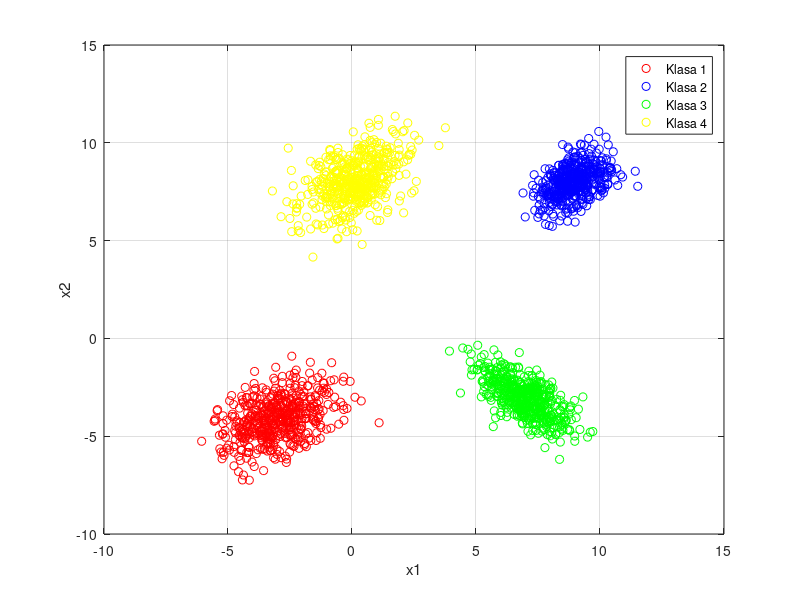
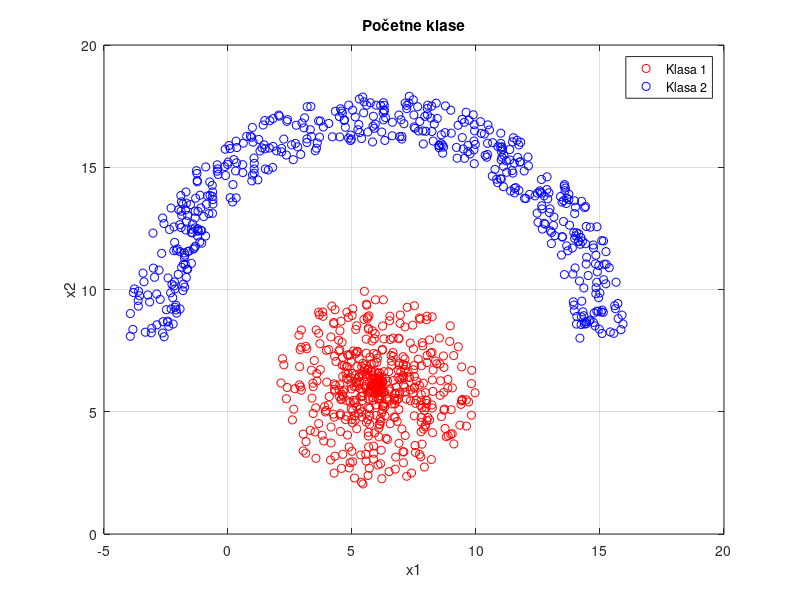

Write MATLAB code to recreate these figures, in order.
clear all;
close all;
clc;

M1 = [-3 -4]';
M2 = [9,8]';
M3 = [7,-3]';
M4 = [0, 8]';
S1 = [1.2 0.5; 0.5 1.2];
S2 = [0.6 0.2; 0.2 0.6];
S3 = [1 -0.7; -0.7 1];
S4 = [1.3 0.5; 0.5 1.3];

N = 500;K = 4;
X1 = mvnrnd(M1,S1,N)';
X2 = mvnrnd(M2,S2,N)';
X3 = mvnrnd(M3,S3,N)';
X4 = mvnrnd(M4,S4,N)';

figure();
plot(X1(1,:), X1(2,:), 'ro', X2(1,:), X2(2,:), 'bo', X3(1,:), X3(2,:), 'go', X4(1,:), X4(2,:), 'yo');
legend('Klasa 1', 'Klasa 2', 'Klasa 3', 'Klasa 4');
xlabel('x1');ylabel('x2');
grid on;

%% C-mean


ll = zeros(1,10);
for k =1:10
pom = rand(1,4*N);
X11 = X1(:,1:20);
X21 = X2(:,1:20);
X31 = X3(:,1:20);
X41 = X4(:,1:20);


for i=20:N
    if pom(i)<0.25
        X11 = [X11 X1(:,i)];
    elseif pom(i)>=0.25 && pom(i)<0.5
        X21 = [X21 X1(:,i)];
    elseif pom(i)>=0.5 && pom(i)<0.75
        X31 = [X31 X1(:,i)];
    else
        X41 = [X41 X1(:,i)];
    end
end
for i=20:N
    if pom(i)<0.25
        X11 = [X11 X2(:,i)];
    elseif pom(i)>=0.25 && pom(i)<0.5
        X21 = [X21 X2(:,i)];
    elseif pom(i)>=0.5 && pom(i)<0.75
        X31 = [X31 X2(:,i)];
    else
        X41 = [X41 X2(:,i)];
    end
end
for i=20:N
    if pom(i)<0.25
        X11 = [X11 X3(:,i)];
    elseif pom(i)>=0.25 && pom(i)<0.5
        X21 = [X21 X3(:,i)];
    elseif pom(i)>=0.5 && pom(i)<0.75
        X31 = [X31 X3(:,i)];
    else
        X41 = [X41 X3(:,i)];
    end
end
for i=20:N
    if pom(i)<0.25
        X11 = [X11 X4(:,i)];
    elseif pom(i)>=0.25 && pom(i)<0.5
        X21 = [X21 X4(:,i)];
    elseif pom(i)>=0.5 && pom(i)<0.75
        X31 = [X31 X4(:,i)];
    else
        X41 = [X41 X4(:,i)];
    end
end

%{
figure();
plot(X11(1,:), X11(2,:), 'ro', X21(1,:), X21(2,:), 'bo', X31(1,:), X31(2,:), 'go', X41(1,:), X41(2,:), 'yo');
legend('Klasa 1', 'Klasa 2', 'Klasa 3', 'Klasa 4');
xlabel('x1');ylabel('x2');
grid on;
title('Početna klasterizacija');
%}

N1 = length(X11);
N2 = length(X21);
N3 = length(X31);
N4 = length(X41);

M1 = mean(X11,2);
M2 = mean(X21,2);
M3 = mean(X31,2);
M4 = mean(X41,2);

lmax = 20;
reklas = 1;
l = 1;


while (l<lmax) && reklas
    X1pom = [];
    X2pom = [];
    X3pom = [];
    X4pom = [];
    reklas = 0;

    for i=1:N1
        d1 = sum((X11(:,i)-M1).^2);
        d2 = sum((X11(:,i)-M2).^2);
        d3 = sum((X11(:,i)-M3).^2);
        d4 = sum((X11(:,i)-M4).^2);
        if d1==min([d1 d2 d3 d4])
            X1pom = [X1pom X11(:,i)];
        elseif d2==min([d1 d2 d3 d4])
            X2pom = [X2pom X11(:,i)];
            reklas = 1;
        elseif d3==min([d1 d2 d3 d4])
            X3pom = [X3pom X11(:,i)];
            reklas = 1;
        else
            X4pom = [X4pom X11(:,i)];
            reklas = 1;
        end
    end
    for i=1:N2
        d1 = sum((X21(:,i)-M1).^2);
        d2 = sum((X21(:,i)-M2).^2);
        d3 = sum((X21(:,i)-M3).^2);
        d4 = sum((X21(:,i)-M4).^2);
        if d1==min([d1 d2 d3 d4])
            X1pom = [X1pom X21(:,i)];
            reklas = 1;
        elseif d2==min([d1 d2 d3 d4])
            X2pom = [X2pom X21(:,i)];
        elseif d3==min([d1 d2 d3 d4])
            X3pom = [X3pom X21(:,i)];
            reklas = 1;
        else
            X4pom = [X4pom X21(:,i)];
            reklas = 1;
        end
    end
    for i=1:N3
        d1 = sum((X31(:,i)-M1).^2);
        d2 = sum((X31(:,i)-M2).^2);
        d3 = sum((X31(:,i)-M3).^2);
        d4 = sum((X31(:,i)-M4).^2);
        if d1==min([d1 d2 d3 d4])
            X1pom = [X1pom X31(:,i)];
            reklas = 1;
        elseif d2==min([d1 d2 d3 d4])
            X2pom = [X2pom X31(:,i)];
            reklas = 1;
        elseif d3==min([d1 d2 d3 d4])
            X3pom = [X3pom X31(:,i)];
        else
            X4pom = [X4pom X31(:,i)];
            reklas = 1;
        end
    end
    for i=1:N4
        d1 = sum((X41(:,i)-M1).^2);
        d2 = sum((X41(:,i)-M2).^2);
        d3 = sum((X41(:,i)-M3).^2);
        d4 = sum((X41(:,i)-M4).^2);
        if d1==min([d1 d2 d3 d4])
            X1pom = [X1pom X41(:,i)];
            reklas = 1;
        elseif d2==min([d1 d2 d3 d4])
            X2pom = [X2pom X41(:,i)];
            reklas = 1;
        elseif d3==min([d1 d2 d3 d4])
            X3pom = [X3pom X41(:,i)];
            reklas = 1;
        else
            X4pom = [X4pom X41(:,i)];
        end
    end
    clear X11 X21 X31 X41
    X11 = X1pom;
    X21 = X2pom;
    X31 = X3pom;
    X41 = X4pom;
    
    %{
    figure();
    plot(X11(1,:), X11(2,:), 'ro', X21(1,:), X21(2,:), 'bo', X31(1,:), X31(2,:), 'go', X41(1,:), X41(2,:), 'yo');
    legend('Klasa 1', 'Klasa 2', 'Klasa 3', 'Klasa 4');
    xlabel('x1');ylabel('x2');
    grid on;
    title(['Klasterizacija broj' num2str(l)]);
    pause
    %}

    N1 = length(X11);
    N2 = length(X21);
    N3 = length(X31);
    N4 = length(X41);

    M1 = mean(X11,2);
    M2 = mean(X21,2);
    M3 = mean(X31,2);
    M4 = mean(X41,2);
    l = l + 1;
end
ll(k) = l;
end
l_avg = mean(ll);

%% C-mean sa 2 predefinisana klastera
%i ovde i gore ako ne pripomognem na pocetku gore zabode a ovde iscrpi sve
%iteracije jer ima poneki odbirak koj uporno nece lepo da se klasifikuje pa
%im dajem pripomoc
ll = zeros(1,10);
for k =1:10
pom = rand(1,4*N);
X11 = [X1(:,1:10) X3(:,1:10)];
X21 = [X2(:,1:10) X4(:,1:10)];


for i=10:N
    if pom(i)<0.5
        X11 = [X11 X1(:,i)];
    else
        X21 = [X21 X1(:,i)];
    end
end
for i=10:N
    if pom(i)<0.5
        X11 = [X11 X2(:,i)];
    else
        X21 = [X21 X2(:,i)];
    end

end
for i=10:N
    if pom(i)<0.5
        X11 = [X11 X3(:,i)];
    else
        X21 = [X21 X3(:,i)];
    end
end
for i=10:N
    if pom(i)<0.5
        X11 = [X11 X4(:,i)];
    else
        X21 = [X21 X4(:,i)];
    end
end

%{

figure();
plot(X11(1,:), X11(2,:), 'ro', X21(1,:), X21(2,:), 'bo');
legend('Klasa 1', 'Klasa 2');
xlabel('x1');ylabel('x2');
grid on;
title('Početna klasterizacija');

%}

N1 = length(X11);
N2 = length(X21);

M1 = mean(X11,2);
M2 = mean(X21,2);

lmax = 20;
reklas = 1;
l = 1;


while (l<lmax) && reklas
    X1pom = [];
    X2pom = [];
    reklas = 0;

    for i=1:N1
        d1 = sum((X11(:,i)-M1).^2);
        d2 = sum((X11(:,i)-M2).^2);
        if d1<d2
            X1pom = [X1pom X11(:,i)];
        else
            X2pom = [X2pom X11(:,i)];
            reklas = 1;
        end
    end
    for i=1:N2
        d1 = sum((X21(:,i)-M1).^2);
        d2 = sum((X21(:,i)-M2).^2);
        if d1<d2
            X1pom = [X1pom X21(:,i)];
            reklas = 1;
        else
            X2pom = [X2pom X21(:,i)];
        end
    end
    clear X11 X21
    X11 = X1pom;
    X21 = X2pom;
    
    
    %{

    figure();
    plot(X11(1,:), X11(2,:), 'ro', X21(1,:), X21(2,:) ,'bo');
    legend('Klasa 1', 'Klasa 2');
    xlabel('x1');ylabel('x2');
    grid on;
    title(['Klasterizacija broj' num2str(l)]);
    pause
   
    %}
    

    N1 = length(X11);
    N2 = length(X21);

    M1 = mean(X11,2);
    M2 = mean(X21,2);
    l = l + 1;
end
ll(k) = l;
end
l_avg = mean(ll);



%% Metod kvadratne dekompozicije
close all;
clear all;
clc;

N = 500;
C = [6; 6];
R = 4*rand(1,N);
Teta = 2*pi*rand(1,N);
X = [R.*cos(Teta); R.*sin(Teta)];
X = X+C*ones(1,N);

C = [6; 8];
R = 8 + 2*rand(1,N);
Teta = pi*rand(1,N);
Y = [R.*cos(Teta); R.*sin(Teta)];
Y = Y+C*ones(1,N);

figure();
plot(X(1,:), X(2,:), 'ro', Y(1,:), Y(2,:) ,'bo');
legend('Klasa 1', 'Klasa 2');
xlabel('x1');ylabel('x2');
grid on;
title('Početne klase');

%% dve klase
ll = zeros(1,10);
for k =1:10
pom = rand(1,2*N);
X1 = [X(:,1:100)];
X2 = [Y(:,1:100)];


for i=100:N
    if pom(i)<0.5
        X1 = [X1 X(:,i)];
    else
        X2 = [X2 X(:,i)];
    end
end
for i=100:N
    if pom(i)<0.5
        X1 = [X1 Y(:,i)];
    else
        X2 = [X2 Y(:,i)];
    end

end

%{

figure();
plot(X1(1,:), X1(2,:), 'ro', X2(1,:), X2(2,:), 'bo');
legend('Klasa 1', 'Klasa 2');
xlabel('x1');ylabel('x2');
grid on;
title('Početna klasterizacija');

%}

N1 = length(X1);
N2 = length(X2);
P1 = N1/(2*N);
P2 = N2/(2*N);
M1 = mean(X1,2);
M2 = mean(X2,2);
S1 = cov(X1');
S2 = cov(X2');

lmax = 20;
reklas = 1;
l = 1;


while (l<lmax) && reklas
    X1pom = [];
    X2pom = [];
    reklas = 0;

    for i=1:N1
        d1 = 0.5*(X1(:,i)-M1)'*S1^(-1)*(X1(:,i)-M1) + 0.5*log(det(S1)) - 0.5*log(P1);
        d2 = 0.5*(X1(:,i)-M2)'*S2^(-1)*(X1(:,i)-M2) + 0.5*log(det(S2)) - 0.5*log(P2);
        if d1<d2
            X1pom = [X1pom X1(:,i)];
        else
            X2pom = [X2pom X1(:,i)];
            reklas = 1;
        end
    end
    for i=1:N2
        d1 = 0.5*(X2(:,i)-M1)'*S1^(-1)*(X2(:,i)-M1) + 0.5*log(det(S1)) - 0.5*log(P1);
        d2 = 0.5*(X2(:,i)-M2)'*S2^(-1)*(X2(:,i)-M2) + 0.5*log(det(S2)) - 0.5*log(P2);
        if d1<d2
            X1pom = [X1pom X2(:,i)];
            reklas = 1;
        else
            X2pom = [X2pom X2(:,i)];
        end
    end
    clear X1 X2
    X1 = X1pom;
    X2 = X2pom;
    
    
    %{

    figure();
    plot(X1(1,:), X1(2,:), 'ro', X2(1,:), X2(2,:) ,'bo');
    legend('Klasa 1', 'Klasa 2');
    xlabel('x1');ylabel('x2');
    grid on;
    title(['Klasterizacija broj' num2str(l)]);
    pause

    %}
    

    N1 = length(X1);
    N2 = length(X2);
    P1 = N1/(2*N);
    P2 = N2/(2*N);
    M1 = mean(X1,2);
    M2 = mean(X2,2);
    S1 = cov(X1');
    S2 = cov(X2');
    l = l + 1;
end
ll(k) = l;
end
l_avg = mean(ll);

%% cetiri klase

ll = zeros(1,10);
for k =1:10
pom = rand(1,4*N);
X1 = X(:,1:100);
X2 = X(:,101:200);
X3 = Y(:,1:100);
X4 = Y(:,101:200);


for i=200:N
    if pom(i)<0.25
        X1 = [X1 X(:,i)];
    elseif pom(i)>=0.25 && pom(i)<0.5
        X2 = [X2 X(:,i)];
    elseif pom(i)>=0.5 && pom(i)<0.75
        X3 = [X3 X(:,i)];
    else
        X4 = [X4 X(:,i)];
    end
end
for i=200:N
    if pom(i)<0.25
        X1 = [X1 Y(:,i)];
    elseif pom(i)>=0.25 && pom(i)<0.5
        X2 = [X2 Y(:,i)];
    elseif pom(i)>=0.5 && pom(i)<0.75
        X3 = [X3 Y(:,i)];
    else
        X4 = [X4 Y(:,i)];
    end
end


%{

figure();
plot(X1(1,:), X1(2,:), 'ro', X2(1,:), X2(2,:), 'bo', X3(1,:), X3(2,:), 'go', X4(1,:), X4(2,:), 'yo');
legend('Klasa 1', 'Klasa 2', 'Klasa 3', 'Klasa 4');
xlabel('x1');ylabel('x2');
grid on;
title('Početna klasterizacija');

%}

N1 = length(X1);
N2 = length(X2);
N3 = length(X3);
N4 = length(X4);
P1 = N1/(2*N);
P2 = N2/(2*N);
P3 = N3/(2*N);
P4 = N4/(2*N);
M1 = mean(X1,2);
M2 = mean(X2,2);
M3 = mean(X3,2);
M4 = mean(X4,2);
S1 = cov(X1');
S2 = cov(X2');
S3 = cov(X3');
S4 = cov(X4');

lmax = 20;
reklas = 1;
l = 1;


while (l<lmax) && reklas
    X1pom = [];
    X2pom = [];
    X3pom = [];
    X4pom = [];
    reklas = 0;

    for i=1:N1
        d1 = 0.5*(X1(:,i)-M1)'*S1^(-1)*(X1(:,i)-M1) + 0.5*log(det(S1)) - 0.5*log(P1);
        d2 = 0.5*(X1(:,i)-M2)'*S2^(-1)*(X1(:,i)-M2) + 0.5*log(det(S2)) - 0.5*log(P2);
        d3 = 0.5*(X1(:,i)-M3)'*S3^(-1)*(X1(:,i)-M3) + 0.5*log(det(S3)) - 0.5*log(P3);
        d4 = 0.5*(X1(:,i)-M4)'*S4^(-1)*(X1(:,i)-M4) + 0.5*log(det(S4)) - 0.5*log(P4);
        if d1==min([d1 d2 d3 d4])
            X1pom = [X1pom X1(:,i)];
        elseif d2==min([d1 d2 d3 d4])
            X2pom = [X2pom X1(:,i)];
            reklas = 1;
        elseif d3==min([d1 d2 d3 d4])
            X3pom = [X3pom X1(:,i)];
            reklas = 1;
        else
            X4pom = [X4pom X1(:,i)];
            reklas = 1;
        end
    end
    for i=1:N2
        d1 = 0.5*(X2(:,i)-M1)'*S1^(-1)*(X2(:,i)-M1) + 0.5*log(det(S1)) - 0.5*log(P1);
        d2 = 0.5*(X2(:,i)-M2)'*S2^(-1)*(X2(:,i)-M2) + 0.5*log(det(S2)) - 0.5*log(P2);
        d3 = 0.5*(X2(:,i)-M3)'*S3^(-1)*(X2(:,i)-M3) + 0.5*log(det(S3)) - 0.5*log(P3);
        d4 = 0.5*(X2(:,i)-M4)'*S4^(-1)*(X2(:,i)-M4) + 0.5*log(det(S4)) - 0.5*log(P4);
        if d1==min([d1 d2 d3 d4])
            X1pom = [X1pom X2(:,i)];
            reklas = 1;
        elseif d2==min([d1 d2 d3 d4])
            X2pom = [X2pom X2(:,i)];
        elseif d3==min([d1 d2 d3 d4])
            X3pom = [X3pom X2(:,i)];
            reklas = 1;
        else
            X4pom = [X4pom X2(:,i)];
            reklas = 1;
        end
    end
    for i=1:N3
        d1 = 0.5*(X3(:,i)-M1)'*S1^(-1)*(X3(:,i)-M1) + 0.5*log(det(S1)) - 0.5*log(P1);
        d2 = 0.5*(X3(:,i)-M2)'*S2^(-1)*(X3(:,i)-M2) + 0.5*log(det(S2)) - 0.5*log(P2);
        d3 = 0.5*(X3(:,i)-M3)'*S3^(-1)*(X3(:,i)-M3) + 0.5*log(det(S3)) - 0.5*log(P3);
        d4 = 0.5*(X3(:,i)-M4)'*S4^(-1)*(X3(:,i)-M4) + 0.5*log(det(S4)) - 0.5*log(P4);
        if d1==min([d1 d2 d3 d4])
            X1pom = [X1pom X3(:,i)];
            reklas = 1;
        elseif d2==min([d1 d2 d3 d4])
            X2pom = [X2pom X3(:,i)];
            reklas = 1;
        elseif d3==min([d1 d2 d3 d4])
            X3pom = [X3pom X3(:,i)];
        else
            X4pom = [X4pom X3(:,i)];
            reklas = 1;
        end
    end
    for i=1:N4
        d1 = 0.5*(X4(:,i)-M1)'*S1^(-1)*(X4(:,i)-M1) + 0.5*log(det(S1)) - 0.5*log(P1);
        d2 = 0.5*(X4(:,i)-M2)'*S2^(-1)*(X4(:,i)-M2) + 0.5*log(det(S2)) - 0.5*log(P2);
        d3 = 0.5*(X4(:,i)-M3)'*S3^(-1)*(X4(:,i)-M3) + 0.5*log(det(S3)) - 0.5*log(P3);
        d4 = 0.5*(X4(:,i)-M4)'*S4^(-1)*(X4(:,i)-M4) + 0.5*log(det(S4)) - 0.5*log(P4);
        if d1==min([d1 d2 d3 d4])
            X1pom = [X1pom X4(:,i)];
            reklas = 1;
        elseif d2==min([d1 d2 d3 d4])
            X2pom = [X2pom X4(:,i)];
            reklas = 1;
        elseif d3==min([d1 d2 d3 d4])
            X3pom = [X3pom X4(:,i)];
            reklas = 1;
        else
            X4pom = [X4pom X4(:,i)];
        end
    end
    clear X1 X2 X3 X4
    X1 = X1pom;
    X2 = X2pom;
    X3 = X3pom;
    X4 = X4pom;
    
    %{

    figure();
    plot(X1(1,:), X1(2,:), 'ro', X2(1,:), X2(2,:), 'bo', X3(1,:), X3(2,:), 'go', X4(1,:), X4(2,:), 'yo');
    legend('Klasa 1', 'Klasa 2', 'Klasa 3', 'Klasa 4');
    xlabel('x1');ylabel('x2');
    grid on;
    title(['Klasterizacija broj' num2str(l)]);
    pause
  
    %}

    N1 = length(X1);
    N2 = length(X2);
    N3 = length(X3);
    N4 = length(X4);
    P1 = N1/(2*N);
    P2 = N2/(2*N);
    P3 = N3/(2*N);
    P4 = N4/(2*N);
    M1 = mean(X1,2);
    M2 = mean(X2,2);
    M3 = mean(X3,2);
    M4 = mean(X4,2);
    S1 = cov(X1');
    S2 = cov(X2');
    S3 = cov(X3');
    S4 = cov(X4');
    l = l + 1;
end
ll(k) = l;
end
l_avg = mean(ll);
